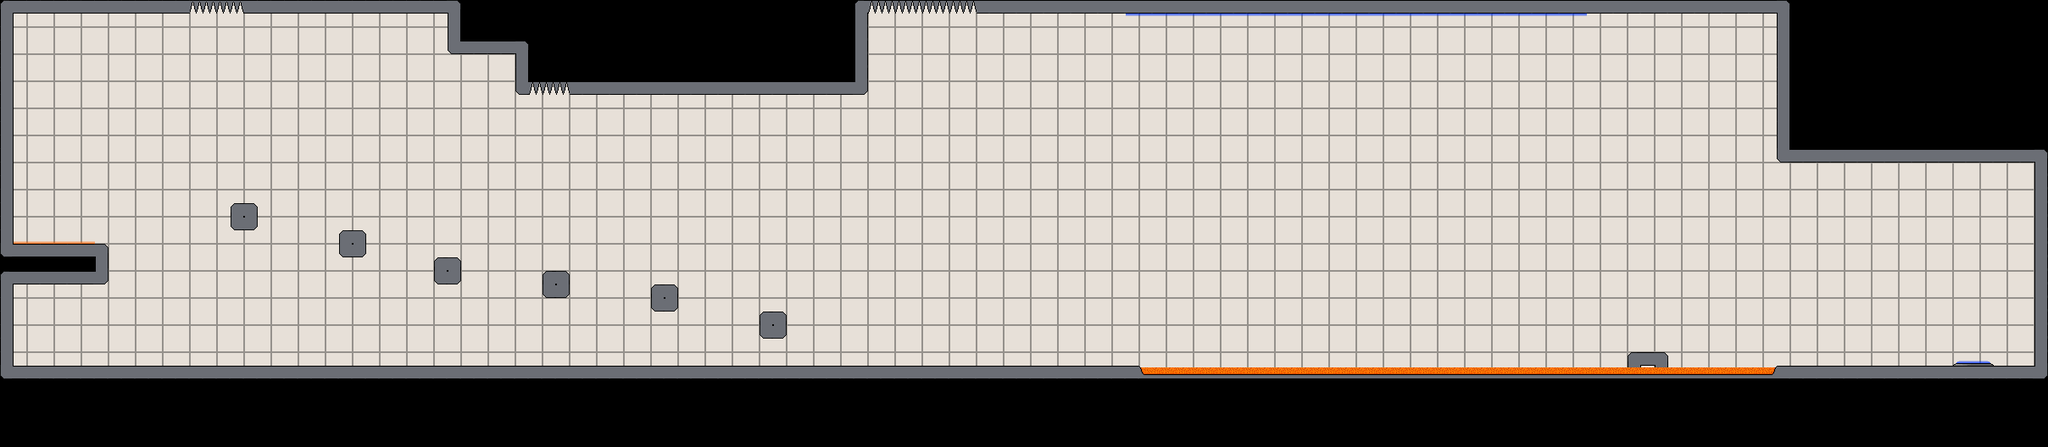

A 2D game scene composited from a Tiled map and its tileset images. What follows is a short description and the map's XML, with each tile layer's data collapsed to a summary:
An orthogonal 151x33 tile map with 16x16 px tiles, 8 tile layers (background, walls, switches, gravTiles, ...) and 1 object (spawnPoint1).

<map version="1.0" orientation="orthogonal" width="151" height="33" tilewidth="16" tileheight="16">
 <tileset firstgid="1" name="interiorTileset" tilewidth="16" tileheight="16">
  <image source="interiorTileset.png" trans="ff00ff" width="144" height="64" />
 </tileset>
 <layer name="background" width="151" height="33">
  <data>[4983 cells, 4983 non-empty, 5 distinct tile ids]</data>
 </layer>
 <layer name="walls" width="151" height="33">
  <data>[4983 cells, 357 non-empty, 11 distinct tile ids]</data>
 </layer>
 <layer name="switches" width="151" height="33">
  <data>[4983 cells, 0 non-empty, 0 distinct tile ids]</data>
 </layer>
 <layer name="gravTiles" width="151" height="33">
  <data>[4983 cells, 40 non-empty, 2 distinct tile ids]</data>
 </layer>
 <objectgroup name="spawnPoint" width="151" height="33">
  <object name="spawnPoint1" x="1185" y="377" />
 </objectgroup>
 <layer name="acid" width="151" height="33">
  <data>[4983 cells, 188 non-empty, 4 distinct tile ids]</data>
 </layer>
 <layer name="exit" width="151" height="33">
  <data>[4983 cells, 1 non-empty, 1 distinct tile ids]</data>
 </layer>
 <layer name="exitDummyTiles" width="151" height="33">
  <data>[4983 cells, 2 non-empty, 2 distinct tile ids]</data>
 </layer>
 <layer name="spikes" width="151" height="33">
  <data>[4983 cells, 11 non-empty, 2 distinct tile ids]</data>
 </layer>
</map>
